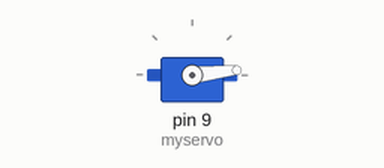
Bench run of a sketch on a simulated Arduino Uno, built with avr-gcc and run on an emulated ATmega328P. Shown: servo.

Above: at 0.05 s.
At 1.25 s:
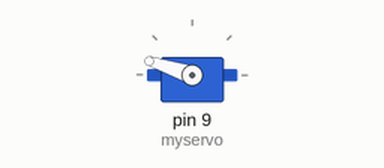
At 3.8 s:
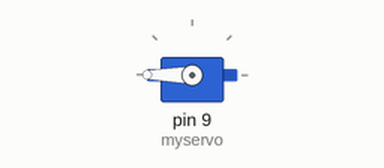
At 7.55 s:
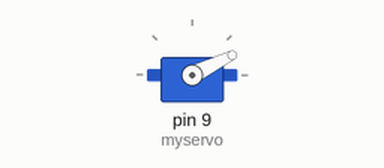
Timing chart, 0 to 16.6 s (numbered marks = the images above):
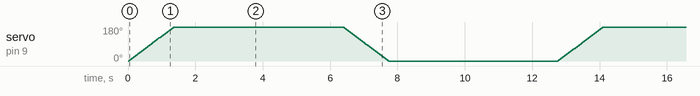

The sketch:

sketch_mar3a.ino
```cpp
#include <Servo.h>
Servo myservo;
void setup() {
  // put your setup code here, to run once:

myservo.attach(9);

Serial.begin(9600);

}

void loop() {
  // put your main code here, to run repeatedly:

for(int pos=0;pos<=180;pos=pos+2)
   {
   myservo.write(pos);
   delay(15);
   }
 delay(5000);

  for(int pos=180;pos>=0;pos=pos-2)
   {
   myservo.write(pos);
   delay(15);
   }
 delay(5000);

}
```
